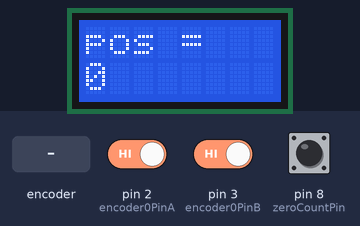
Simulated run of this sketch. Board: Arduino Uno, built with avr-gcc and run on an emulated ATmega328P. Shown: 8×2 character LCD. Inputs (shaded band) come from the test bench; at power-on: pin 8 (zeroCountPin) HIGH, pin 2 (encoder0PinA) HIGH, pin 3 (encoder0PinB) HIGH.

Above: at 3.2 s.
3.3 s: pin 8 (zeroCountPin) pulled LOW for 0.15 s
At 3.41 s:
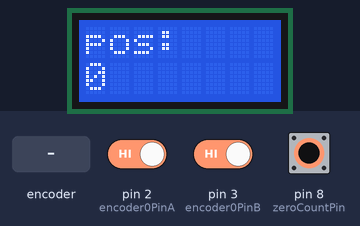
4.9 s: rotary encoder on pin 2 (encoder0PinA) / pin 3 (encoder0PinB) turned 1 step (first pin leading)
At 6.4 s:
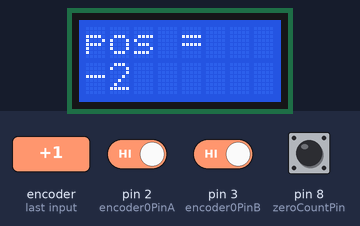
6.7 s: rotary encoder on pin 2 (encoder0PinA) / pin 3 (encoder0PinB) turned 1 step (first pin leading)
At 8.1 s:
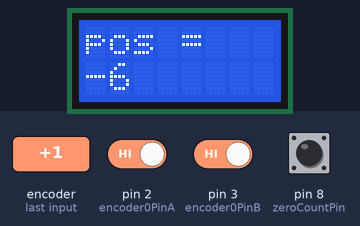
8.5 s: pin 8 (zeroCountPin) pulled LOW for 3.2 s
At 9.5 s:
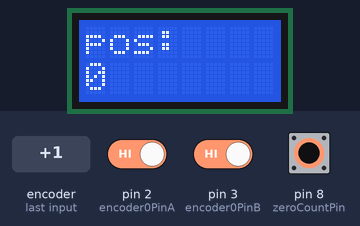
Timing chart, 0 to 11.5 s (numbered marks = the images above; inputs shaded):
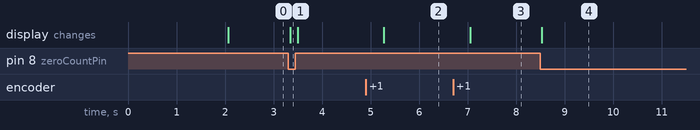

Measured:
- after the input at 3.3 s, the display: changes at once (image 1)
- after the input at 4.9 s, the display: changes after 0.37 s (image 2)
- after the input at 6.7 s, the display: changes after 0.35 s (image 3)
- after the input at 8.5 s, the display: changes at once (image 4)

The sketch:

quadEncoderA.ino
```cpp
/*
   quadEncoder read A,B channel of 5 v output encoder, display on 8x2 lcd and/or print
      ground pin D8 w/ button to zero encoderPos
*/
#include <elapsedMillis.h>
elapsedMillis timeElapsed; // declare global so not reset every loop
// could you declare static in loop?
int interval = 333;  // ms

#define encoder0PinA 2
#define encoder0PinB 3
#define zeroCountPin 8
volatile int encoder0Pos = 0;
int tmp = 0;
int oldTmp = 0;
int Aold = 0;
int Bnew = 0;


// include the library code for the LCD
#include <LiquidCrystal.h>
// initialize 8x2 display with needed Arduino pins
// lib is smart enough to know if you're using 4 signal pins or 8
LiquidCrystal lcd(12, 11, 4, 5, 6, 7);

void setup()
{
  // set up the LCD's number of columns and rows
  lcd.begin(8, 2);
  // init Serial Connection
   Serial.begin(9600);
  pinMode(encoder0PinA, INPUT);
  pinMode(encoder0PinB, INPUT);
  pinMode(zeroCountPin, INPUT_PULLUP);

  // interrupt logic:
  // encoder pinA goes to interrupt 0 (pin 2 on Uno); value change calls method A
  attachInterrupt(0, doEncoderA, CHANGE);
  // encoder pinB goes to interrupt 1 (Uno pin 3); value change calls method B
  attachInterrupt(1, doEncoderB, CHANGE);
  // print to 2 lines of LCD, if present
  lcd.clear();  // clear screen and set cursor to (0,0)
  lcd.print("setup");
  lcd.setCursor(0, 1);  // second line
  lcd.print("pos=0");
  //    lcd.print(voltage);
  // Serial.println("setup done");
  delay(2000);
}

void loop() {
  // suspend ISR while getting position value, v. ardu cookbk ch 6.12

  static int avgPos = 0;
  uint8_t oldSREG = SREG;
  cli();
  tmp = encoder0Pos;
  SREG = oldSREG;   // awaken ISR

  // smooth value w/ expon MA, update all var every loop
  avgPos = round(oldTmp * 0.8 + tmp * 0.2);

  if (!digitalRead(zeroCountPin)) {  // if button pressed
    encoder0Pos = 0;
    oldTmp = 0;
    avgPos = 0;
    lcd.clear();  // clear screen and set cursor to (0,0)
    lcd.print("pos:");
     // Serial.println("button press");
    lcd.setCursor(0, 1);  // second line
    lcd.print(avgPos);
  }

  // serial/lcd print position ~3x/sec
  else if (timeElapsed > interval) {
    // Serial.println(avgPos, DEC);
    // print to 2 lines of LCD, if present
    lcd.clear();  // clear screen and set cursor to (0,0)
    lcd.print("pos =");
    lcd.setCursor(0, 1);  // second line
    lcd.print(avgPos);
    //    lcd.print(voltage);

    timeElapsed = 0;
  } // end if

  oldTmp = avgPos;
  delay(50);

}  // end loop

// Interrupt on A changing state; _XOR_ compares B's current state with
// A's former state, so the XOR is always true if CW rotation, false if CCW
void doEncoderA() {
  Bnew^Aold ? encoder0Pos++ : encoder0Pos--;
  Aold = digitalRead(encoder0PinA);
}

// Interrupt on B changing state; function compares B new (current) state
// with existing A state, so same logic: XOR is true if CW, false if CCW
void doEncoderB() {
  Bnew = digitalRead(encoder0PinB);
  Bnew^Aold ? encoder0Pos++ : encoder0Pos--;
}
```
